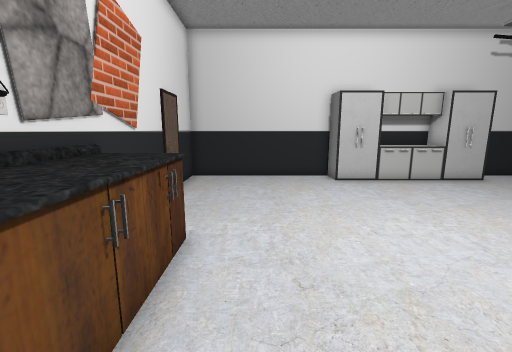
View 1 (above)

12 first-person views from a walk through a Unity game level. The camera is 1.3 m above the floor, tilts 10° down and sees 90° across. The floor is counted in squares, 0.5 m on a side. Each view is taken from the middle of a square. On the plan, view 1 faces up. The plan holds only what a view shows up to about 18 squares ahead; the rest is blank. The player is left out. Some surface patterns are stand-ins.

View 2
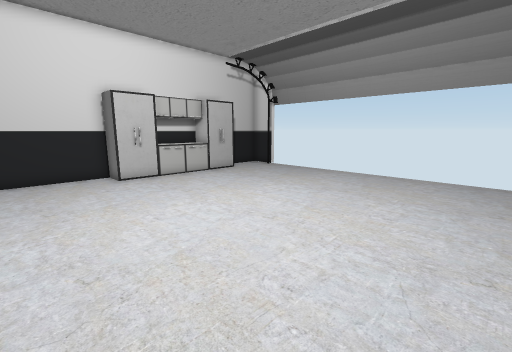

View 3
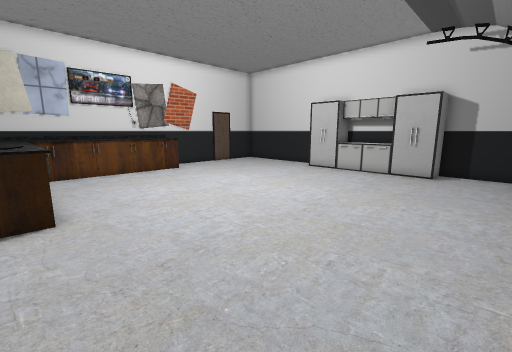

View 4
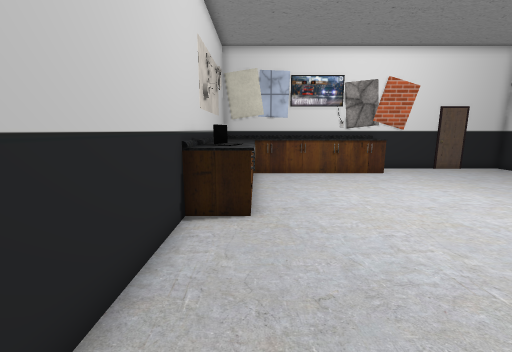

View 5
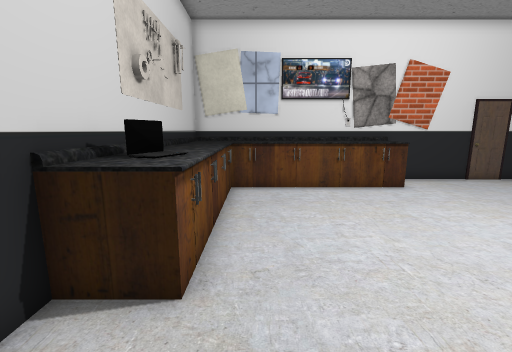

View 6
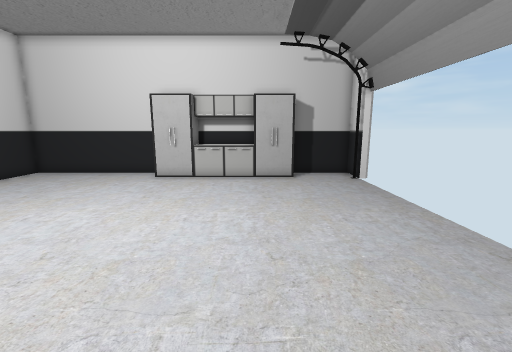

View 7
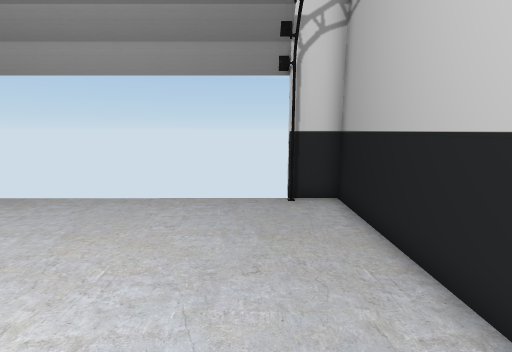

View 8
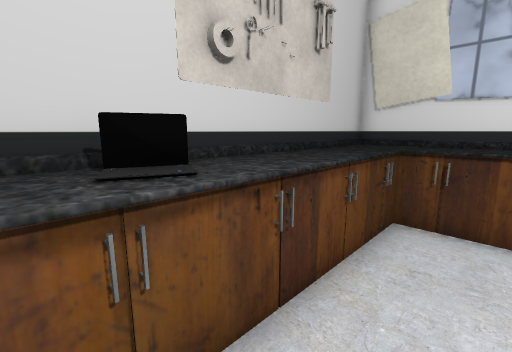

View 9
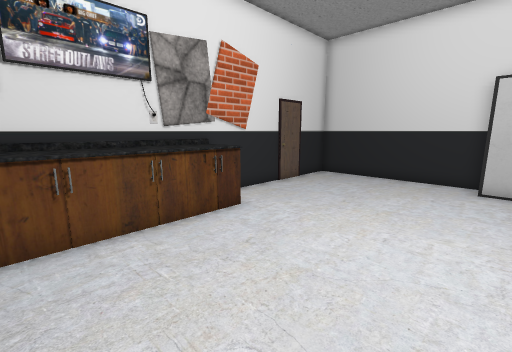

View 10
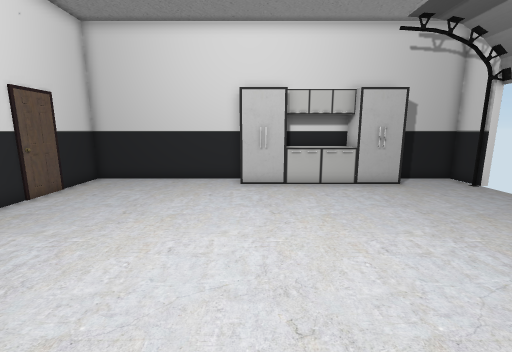

View 11
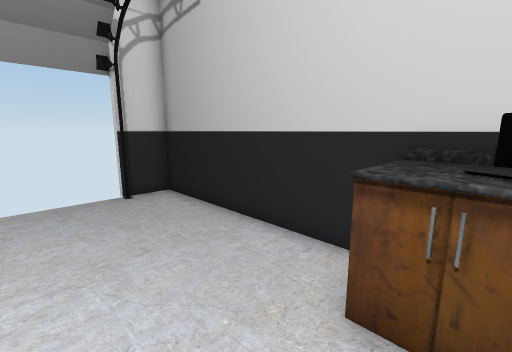

View 12
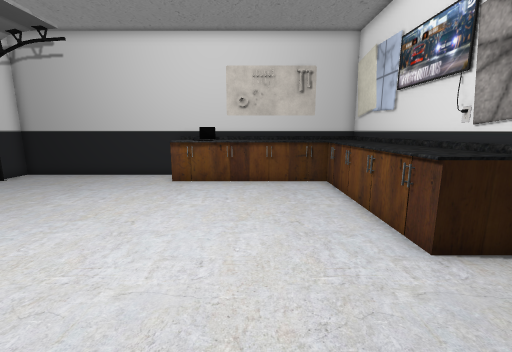

### Floor plan
Key: @ floor where view 1 was taken; # wall or solid block; . floor; ^ raised ledge; O other object.
Columns run from 4 left of view 1 to 16 right of it. Each row starts with its distance up from view 1.
 15 #####################
 14 #.......OOOOOOO O...#
 13 #........OOOOOOOO...#
 12 #...................
 11 #...................
 10 #...................
  9 #...................
  8 #...................
  7 #...................
  6 #^^.................
  5 #^^ ................
  4 #^^ ................
  3 #^^ ................
  2 #^^ ................
  1 #^^ ................
  0 ^^^ @...............
 -1 ^^^ ................
 -2 #^^^^^^^^#^.........#
 -3 #^^^^^^^OO^.........#
 -4 #^^^^^O^^^^##########

Where each view was taken, in squares from view 1:
view 1: 0 up, 0 right, facing up
view 2: 1 down, 0 right, facing up-right
view 3: 3 down, 15 right, facing up-left
view 4: 2 down, 14 right, facing left
view 5: 1 down, 10 right, facing left
view 6: 1 down, 10 right, facing up
view 7: 1 down, 6 right, facing right
view 8: 0 up, 6 right, facing down-left
view 9: 0 up, 5 right, facing up-left
view 10: 1 up, 5 right, facing up
view 11: 1 up, 5 right, facing down-right
view 12: 11 up, 2 right, facing down
